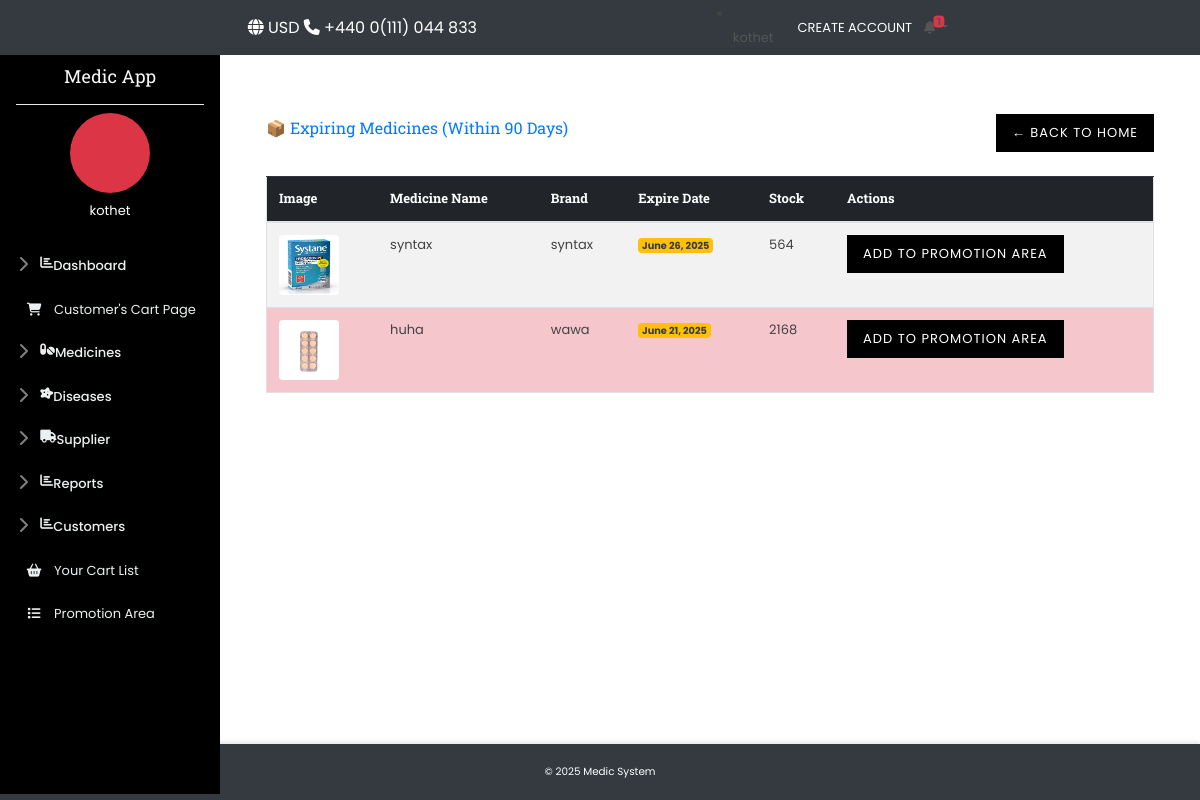
/promotion-items/ (signed in), run on an earlier commit of the app's database.
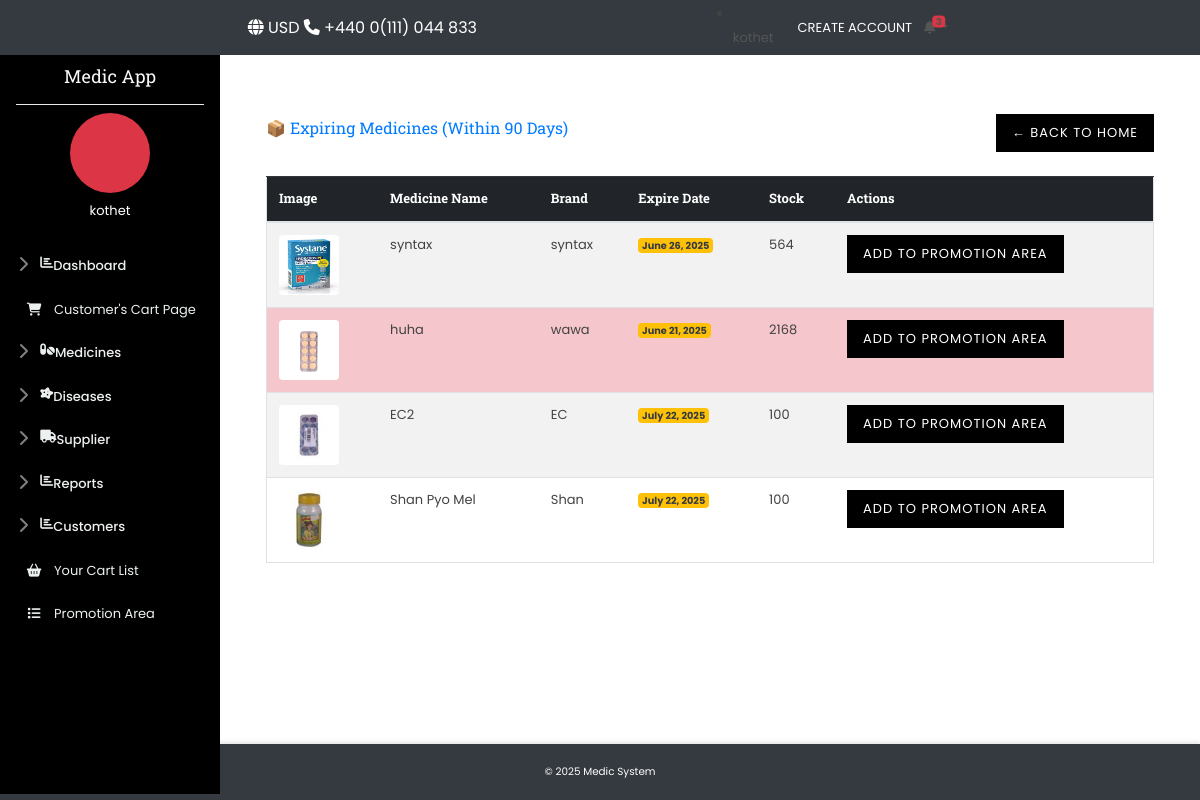
And on a later commit of the database.
### ourapp/models.py (models this page shows, shortened)
class Item(models.Model):
    category = models.ForeignKey(Category, on_delete= models.CASCADE)
    disease = models.ForeignKey(Disease, on_delete= models.CASCADE)
    supplier = models.ForeignKey(Supplier, on_delete= models.CASCADE, blank=True, null=True)
    item_photo1 = models.ImageField(upload_to='photos')
    item_photo2 = models.ImageField(upload_to='photos')
    item_name = models.CharField(max_length=255)
    item_quantity =models.PositiveIntegerField()
    item_price = models.PositiveIntegerField()
    purcharse_price = models.PositiveIntegerField(default=0)
    item_description = models.TextField()
    exp_date = models.DateField()
    brand_name = models.CharField(max_length=255, blank=True, null=True)
    batch_number = models.CharField(max_length=100, blank=True, null=True)
    barcode = models.CharField(max_length=255, blank=True, null=True)
    stock_minimum = models.PositiveIntegerField(default=10)

### ourapp/views.py (the view)
# urls.py: path('promotion-items/', promotion_items, name='promotion_items'),
@login_required
def promotion_items(request):
    today = timezone.now().date()
    upcoming_exp = today + timedelta(days=90)
    items = Item.objects.filter(exp_date__lte=upcoming_exp)
    return render(request, 'promotion_list.html', {'items': items,'today': today})

### ourapp/context_processors.py (called while the page is built)
def expiry_notifications(request):
    if request.user.is_authenticated:
        today = now().date()
        warning_date = today + timedelta(days=90)
        expiring_items = Item.objects.filter(exp_date__lte=warning_date, exp_date__gte=today)
        return {'expiring_items': expiring_items, 'expiring_count': expiring_items.count()}
    return {}

### templates/promotion_list.html
{% extends 'base.html' %}
{% load static %}
{% block content %}
<div class="container my-5">
  <div class="d-flex justify-content-between align-items-center mb-4">
    <h3 class="fw-bold text-primary">📦 Expiring Medicines (Within 90 Days)</h3>
    <a href="{% url 'homeview' %}" class="btn btn-secondary">← Back to Home</a>
  </div>
  <div class="table-responsive">
    <table class="table table-hover table-striped align-middle border">
      <thead class="table-dark">
        <tr>
          <th scope="col">Image</th>
          <th scope="col">Medicine Name</th>
          <th scope="col">Brand</th>
          <th scope="col">Expire Date</th>
          <th scope="col">Stock</th>
          <th scope="col">Actions</th>
        </tr>
      </thead>
      <tbody>
        {% for item in items %}
          <tr class="{% if item.exp_date <= today %}table-danger{% endif %}">
            <td>
              <img src="{{ item.item_photo1.url }}" alt="med" class="rounded" width="60" height="60">
            </td>
            <td class="fw-semibold">{{ item.item_name }}</td>
            <td>{{ item.brand_name|default:"-" }}</td>
            <td>
              <span class="badge bg-warning text-dark">{{ item.exp_date }}</span>
            </td>
            <td>{{ item.item_quantity }}</td>
            <td> <span><i><button type="submit" class="btn btn-dark">Add to Promotion Area</button></i></span></td>
          </tr>
        {% empty %}
          <tr>
            <td colspan="5" class="text-center text-muted">🎉 No expiring items found in the next 90 days.</td>
          </tr>
        {% endfor %}
      </tbody>
    </table>
  </div>
</div>
{% endblock %}

### templates/base.html (shortened to what this page needs)
{% load static %}
<!DOCTYPE html>
<html lang="en">
<head>
  <link rel="stylesheet" href="{% static 'assets/css/plugins.css' %}" />
  <link rel="stylesheet" href="{% static 'assets/css/bootstrap.min.css' %}" />
  <link rel="stylesheet" href="{% static 'assets/css/style.css' %}" />
  <link rel="stylesheet" href="{% static 'assets/css/responsive.css' %}" />
  <link href="https://cdnjs.cloudflare.com/ajax/libs/font-awesome/6.4.0/css/all.min.css" rel="stylesheet" />
</head>
<body>
  <nav class="navbar navbar-expand-lg navbar-dark bg-dark fixed-top">
  <div class="container-fluid px-2">
    <div class="navbar-brand py-0">
      <i class="fas fa-globe"></i> USD
      <i class="fas fa-phone ms-2"></i> +440 0(111) 044 833
    </div>
    <div class="ms-auto d-flex align-items-center">
      {% if request.user is not anonymounsuser %}
        <li class="nav-item pe-1"><a class="nav-link py-1" href="{% url 'loginview' %}">{{request.user}}</a></li>
      {% else %}
        <li class="nav-item pe-1"><a class="nav-link py-1" href="{% url 'logoutview' %}">logout</a></li>
      {% endif %}
      <a href="{% url 'customer_register' %}" class="nav-link text-white py-1 px-2">CREATE ACCOUNT</a>
      <div class="dropdown position-relative ps-1">
        <a class="nav-link dropdown-toggle py-1 px-1" href="#" role="button" data-bs-toggle="dropdown">
          <i class="fas fa-bell"></i>
          {% if expiring_count > 0 %}
            <span class="position-absolute top-0 start-100 translate-middle badge rounded-pill bg-danger">
              {{ expiring_count }}
            </span>
          {% endif %}
        </a>
      </div>
    </div>
  </div>
</nav>
  <div class="sidebar-desktop" id="sidebarDesktop">
    <h5 class="text-center text-light mb-3">Medic App</h5>
    <hr class="bg-info my-2 mx-3">
    <div class="text-center mb-4 px-3">
      <div class="d-flex justify-content-center mb-2">
        <div class="rounded-circle bg-danger d-flex align-items-center justify-content-center" style="width: 80px; height: 80px;">
        </div>
      </div>
      <p class="mb-0 text-white">{{ request.user }}</p>
    </div>
    <nav class="nav flex-column sidebar-nav">
      <button class="btn-toggle" data-bs-toggle="collapse" data-bs-target="#customer-collapse" aria-expanded="false">
        <i class="fas fa-chart-bar me-2"></i> Dashboard
      </button>
      <a class="nav-link" href="{% url 'customerproduct_list' %}"><i class="fas fa-shopping-cart"></i>Customer's Cart Page</a>
      <button class="btn-toggle" data-bs-toggle="collapse" data-bs-target="#medicine-collapse" aria-expanded="false">
        <i class="fas fa-pills me-2"></i> Medicines
      </button>
      <button class="btn-toggle" data-bs-toggle="collapse" data-bs-target="#diseases-collapse" aria-expanded="false">
        <i class="fas fa-disease me-2"></i> Diseases
      </button>
      <button class="btn-toggle" data-bs-toggle="collapse" data-bs-target="#supplier-collapse" aria-expanded="false">
        <i class="fas fa-truck me-2"></i> Supplier
      </button>
      <button class="btn-toggle" data-bs-toggle="collapse" data-bs-target="#reports-collapse" aria-expanded="false">
        <i class="fas fa-chart-bar me-2"></i> Reports
      </button>
      <button class="btn-toggle" data-bs-toggle="collapse" data-bs-target="#customer-collapse" aria-expanded="false">
        <i class="fas fa-chart-bar me-2"></i> Customers
      </button>
      <a class="nav-link" href="{% url 'cart_list' %}"><i class="fas fa-shopping-basket"></i> Your Cart List</a>
       <a class="nav-link" href=""><i class="fas fa-list"></i>Promotion Area</a>
    </nav>
  </div>
  <div class="content-wrapper">
    {% block content %} {% endblock content %}
  </div>
  <footer class="bg-dark text-white text-center py-2">
    <small>&copy; 2025 Medic System</small>
  </footer>
</body>
</html>

What changed in the data, as far as the page shows it:
added Item: item_photo1 (picture), item_name "EC2", brand_name "EC", exp_date "July 22, 2025", item_quantity "100"
added Item: item_photo1 (picture), item_name "Shan Pyo Mel", brand_name "Shan", exp_date "July 22, 2025", item_quantity "100"
Also different on the page:
{{ expiring_count }}: "1" → "3"
